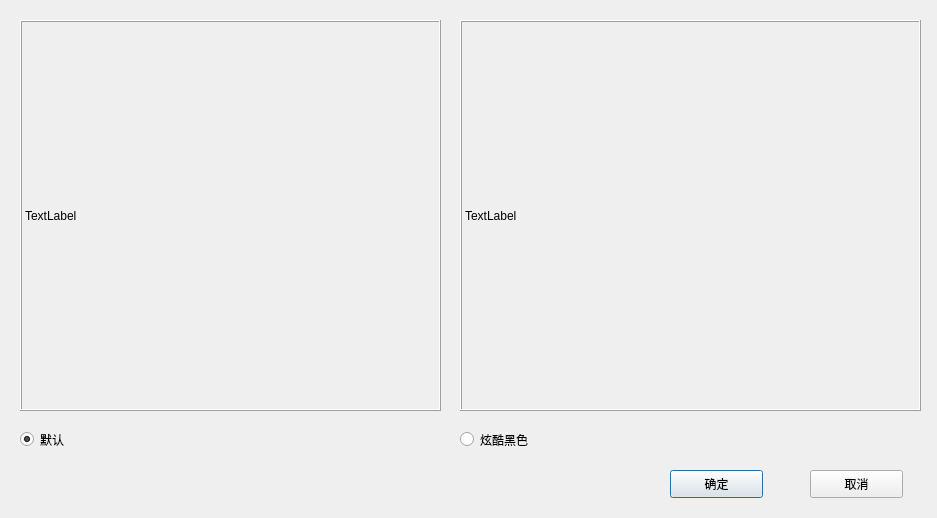
<?xml version="1.0" encoding="UTF-8"?>
<ui version="4.0">
 <class>ThemeSettingDialog</class>
 <widget class="QDialog" name="ThemeSettingDialog">
  <property name="geometry">
   <rect>
    <x>0</x>
    <y>0</y>
    <width>937</width>
    <height>518</height>
   </rect>
  </property>
  <property name="windowTitle">
   <string>主题设置</string>
  </property>
  <widget class="QRadioButton" name="defaultRadioButton">
   <property name="geometry">
    <rect>
     <x>20</x>
     <y>430</y>
     <width>115</width>
     <height>19</height>
    </rect>
   </property>
   <property name="text">
    <string>默认</string>
   </property>
   <property name="checked">
    <bool>true</bool>
   </property>
  </widget>
  <widget class="QRadioButton" name="blackRadioButton">
   <property name="geometry">
    <rect>
     <x>460</x>
     <y>430</y>
     <width>115</width>
     <height>19</height>
    </rect>
   </property>
   <property name="text">
    <string>炫酷黑色</string>
   </property>
  </widget>
  <widget class="QPushButton" name="okPushButton">
   <property name="geometry">
    <rect>
     <x>670</x>
     <y>470</y>
     <width>93</width>
     <height>28</height>
    </rect>
   </property>
   <property name="text">
    <string>确定</string>
   </property>
  </widget>
  <widget class="QPushButton" name="cancelPushButton">
   <property name="geometry">
    <rect>
     <x>810</x>
     <y>470</y>
     <width>93</width>
     <height>28</height>
    </rect>
   </property>
   <property name="text">
    <string>取消</string>
   </property>
  </widget>
  <widget class="QLabel" name="defaultThemeLabel">
   <property name="geometry">
    <rect>
     <x>20</x>
     <y>20</y>
     <width>421</width>
     <height>391</height>
    </rect>
   </property>
   <property name="frameShape">
    <enum>QFrame::Box</enum>
   </property>
   <property name="frameShadow">
    <enum>QFrame::Raised</enum>
   </property>
   <property name="text">
    <string>TextLabel</string>
   </property>
  </widget>
  <widget class="QLabel" name="blackThemeLabel">
   <property name="geometry">
    <rect>
     <x>460</x>
     <y>20</y>
     <width>461</width>
     <height>391</height>
    </rect>
   </property>
   <property name="frameShape">
    <enum>QFrame::Box</enum>
   </property>
   <property name="frameShadow">
    <enum>QFrame::Raised</enum>
   </property>
   <property name="text">
    <string>TextLabel</string>
   </property>
  </widget>
 </widget>
 <resources/>
 <connections/>
</ui>
